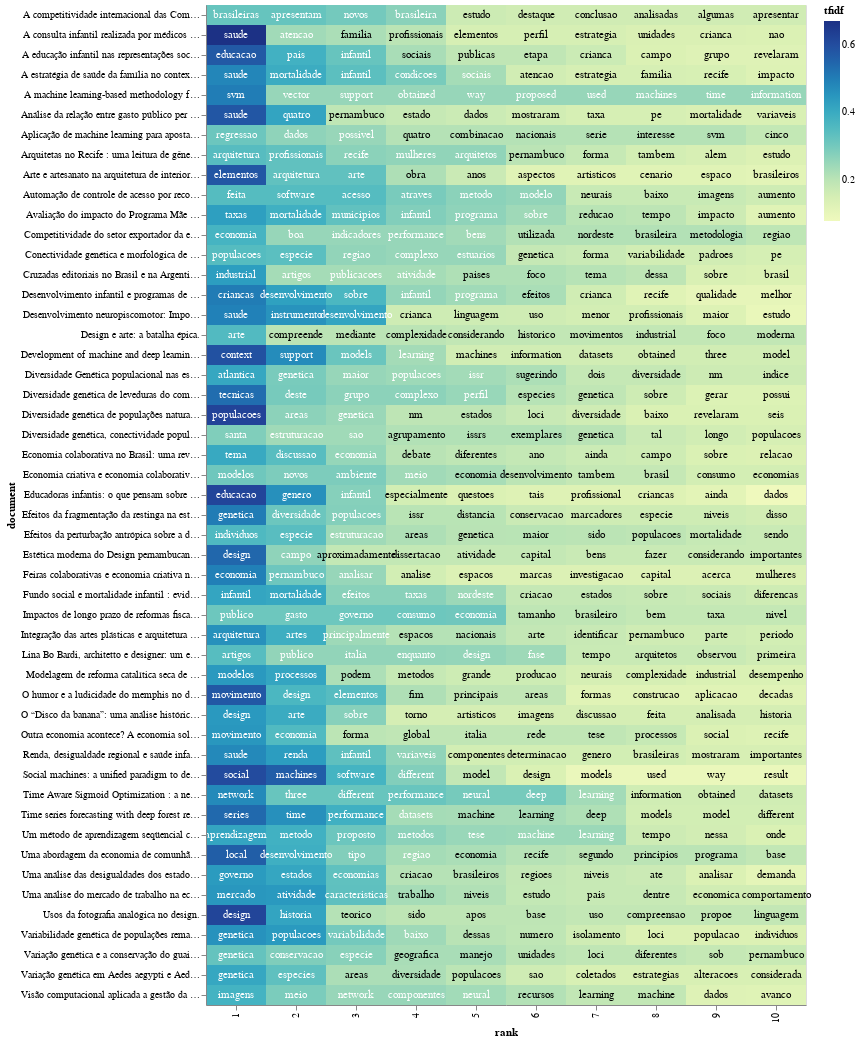

The code cell stored with this chart in its notebook:
### Code cell
# adding a little randomness to break ties in term ranking
top_tfidf_plusRand = top_tfidf.copy()
top_tfidf_plusRand['tfidf'] = top_tfidf_plusRand['tfidf'] + np.random.rand(top_tfidf.shape[0])*0.0001

# base for all visualizations, with rank calculation
base = alt.Chart(top_tfidf_plusRand).encode(
    x = 'rank:O',
    y = 'document:N'
).transform_window(
    rank = "rank()",
    sort = [alt.SortField("tfidf", order="descending")],
    groupby = ["document"],
)

# heatmap specification
heatmap = base.mark_rect().encode(
    color = 'tfidf:Q'
)

# text labels, white for darker heatmap colors
text = base.mark_text(baseline='middle').encode(
    text = 'term:N',
    color = alt.condition(alt.datum.tfidf >= 0.23, alt.value('white'), alt.value('black'))
)

# display the three superimposed visualizations
(heatmap + text).properties(width = 600)

### Figure 1 — Vega-Lite specification as saved in the notebook (floating-point values rounded to 4 significant figures; data arrays with more than 128 entries replaced by an {"elided": "..."} marker saying what was removed)
{"config": {"view": {"continuousWidth": 400, "continuousHeight": 300}}, "layer": [{"mark": "rect", "encoding": {"color": {"field": "tfidf", "type": "quantitative"}, "x": {"field": "rank", "type": "ordinal"}, "y": {"field": "document", "type": "nominal"}}, "transform": [{"window": [{"op": "rank", "field": "", "as": "rank"}], "groupby": ["document"], "sort": [{"field": "tfidf", "order": "descending"}]}]}, {"mark": {"type": "text", "baseline": "middle"}, "encoding": {"color": {"condition": {"value": "white", "test": "(datum.tfidf >= 0.23)"}, "value": "black"}, "text": {"field": "term", "type": "nominal"}, "x": {"field": "rank", "type": "ordinal"}, "y": {"field": "document", "type": "nominal"}}, "transform": [{"window": [{"op": "rank", "field": "", "as": "rank"}], "groupby": ["document"], "sort": [{"field": "tfidf", "order": "descending"}]}]}], "data": {"name": "data-51c3143fe0002042bfc6ee27e5ad1129"}, "width": 600, "$schema": "https://vega.github.io/schema/vega-lite/v4.17.0.json", "datasets": {"data-51c3143fe0002042bfc6ee27e5ad1129": {"elided": "500 records"}}}
